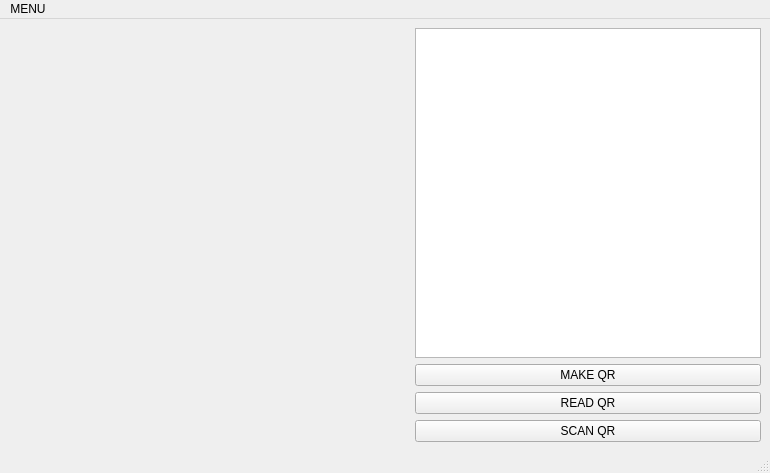
<?xml version="1.0" encoding="UTF-8"?>
<ui version="4.0">
 <class>MainWindow</class>
 <widget class="QMainWindow" name="MainWindow">
  <property name="geometry">
   <rect>
    <x>0</x>
    <y>0</y>
    <width>770</width>
    <height>473</height>
   </rect>
  </property>
  <property name="windowTitle">
   <string>MainWindow</string>
  </property>
  <widget class="QWidget" name="centralwidget">
   <layout class="QGridLayout" name="gridLayout">
    <item row="0" column="0">
     <widget class="QLabel" name="label">
      <property name="minimumSize">
       <size>
        <width>400</width>
        <height>400</height>
       </size>
      </property>
      <property name="text">
       <string/>
      </property>
     </widget>
    </item>
    <item row="0" column="1">
     <layout class="QVBoxLayout" name="verticalLayout">
      <item>
       <widget class="QTextEdit" name="textEdit"/>
      </item>
      <item>
       <widget class="QPushButton" name="pushButton">
        <property name="text">
         <string>MAKE QR</string>
        </property>
       </widget>
      </item>
      <item>
       <widget class="QPushButton" name="pushButton_2">
        <property name="text">
         <string>READ QR</string>
        </property>
       </widget>
      </item>
      <item>
       <widget class="QPushButton" name="pushButton_3">
        <property name="text">
         <string>SCAN QR</string>
        </property>
       </widget>
      </item>
     </layout>
    </item>
   </layout>
  </widget>
  <widget class="QMenuBar" name="menubar">
   <property name="geometry">
    <rect>
     <x>0</x>
     <y>0</y>
     <width>770</width>
     <height>26</height>
    </rect>
   </property>
   <widget class="QMenu" name="menuMENU">
    <property name="title">
     <string>MENU</string>
    </property>
    <addaction name="separator"/>
    <addaction name="actionLOAD"/>
    <addaction name="separator"/>
    <addaction name="actionSAVE"/>
    <addaction name="separator"/>
    <addaction name="actionQUIT"/>
   </widget>
   <addaction name="menuMENU"/>
  </widget>
  <widget class="QStatusBar" name="statusbar"/>
  <action name="actionLOAD">
   <property name="text">
    <string>LOAD</string>
   </property>
  </action>
  <action name="actionSAVE">
   <property name="text">
    <string>SAVE</string>
   </property>
  </action>
  <action name="actionQUIT">
   <property name="text">
    <string>QUIT</string>
   </property>
  </action>
 </widget>
 <resources/>
 <connections/>
</ui>
